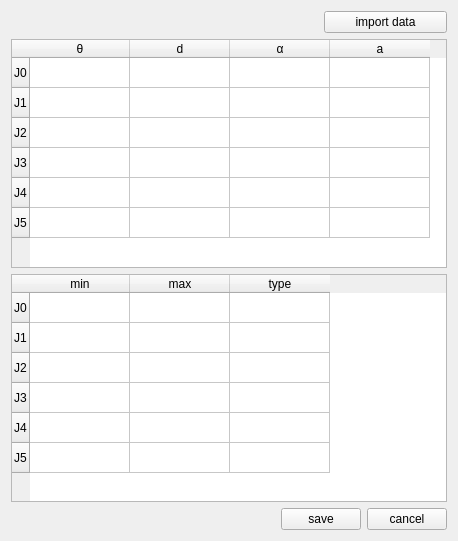
<?xml version="1.0" encoding="UTF-8"?>
<ui version="4.0">
 <class>DHSettingWidget</class>
 <widget class="QWidget" name="DHSettingWidget">
  <property name="geometry">
   <rect>
    <x>0</x>
    <y>0</y>
    <width>458</width>
    <height>541</height>
   </rect>
  </property>
  <property name="windowTitle">
   <string>Form</string>
  </property>
  <layout class="QGridLayout" name="gridLayout">
   <item row="0" column="0" colspan="2">
    <spacer name="horizontalSpacer">
     <property name="orientation">
      <enum>Qt::Horizontal</enum>
     </property>
     <property name="sizeHint" stdset="0">
      <size>
       <width>356</width>
       <height>20</height>
      </size>
     </property>
    </spacer>
   </item>
   <item row="0" column="2" colspan="2">
    <widget class="QPushButton" name="pushButton_importDHData">
     <property name="text">
      <string>import data</string>
     </property>
    </widget>
   </item>
   <item row="3" column="0">
    <spacer name="horizontalSpacer_2">
     <property name="orientation">
      <enum>Qt::Horizontal</enum>
     </property>
     <property name="sizeHint" stdset="0">
      <size>
       <width>275</width>
       <height>20</height>
      </size>
     </property>
    </spacer>
   </item>
   <item row="3" column="1" colspan="2">
    <widget class="QPushButton" name="pushButton_saveDHData">
     <property name="text">
      <string>save</string>
     </property>
    </widget>
   </item>
   <item row="3" column="3">
    <widget class="QPushButton" name="pushButton_cancelDHSetting">
     <property name="text">
      <string>cancel</string>
     </property>
    </widget>
   </item>
   <item row="1" column="0" colspan="4">
    <widget class="QTableWidget" name="tableWidget_DHArgs">
     <row>
      <property name="text">
       <string>J0</string>
      </property>
     </row>
     <row>
      <property name="text">
       <string>J1</string>
      </property>
     </row>
     <row>
      <property name="text">
       <string>J2</string>
      </property>
     </row>
     <row>
      <property name="text">
       <string>J3</string>
      </property>
     </row>
     <row>
      <property name="text">
       <string>J4</string>
      </property>
     </row>
     <row>
      <property name="text">
       <string>J5</string>
      </property>
     </row>
     <column>
      <property name="text">
       <string>θ</string>
      </property>
     </column>
     <column>
      <property name="text">
       <string>d</string>
      </property>
     </column>
     <column>
      <property name="text">
       <string>α</string>
      </property>
     </column>
     <column>
      <property name="text">
       <string>a</string>
      </property>
     </column>
    </widget>
   </item>
   <item row="2" column="0" colspan="4">
    <widget class="QTableWidget" name="tableWidget_jointArgs">
     <row>
      <property name="text">
       <string>J0</string>
      </property>
     </row>
     <row>
      <property name="text">
       <string>J1</string>
      </property>
     </row>
     <row>
      <property name="text">
       <string>J2</string>
      </property>
     </row>
     <row>
      <property name="text">
       <string>J3</string>
      </property>
     </row>
     <row>
      <property name="text">
       <string>J4</string>
      </property>
     </row>
     <row>
      <property name="text">
       <string>J5</string>
      </property>
     </row>
     <column>
      <property name="text">
       <string>min</string>
      </property>
     </column>
     <column>
      <property name="text">
       <string>max</string>
      </property>
     </column>
     <column>
      <property name="text">
       <string>type</string>
      </property>
     </column>
    </widget>
   </item>
  </layout>
 </widget>
 <resources/>
 <connections/>
</ui>
